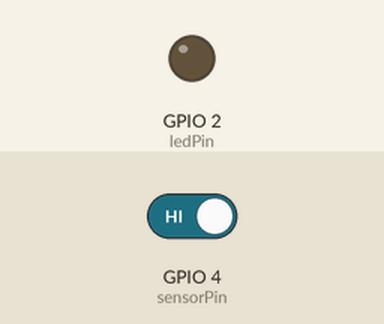
A sketch run on a simulated ESP32. Parts: output pins drawn as LEDs (lit = HIGH). Inputs (shaded band) come from the test bench; at power-on: GPIO 4 (sensorPin) HIGH. WiFi joins after 1.5 s; servers stay silent unless stated.

Above: at 2.7 s.
2.8 s: GPIO 4 (sensorPin) driven LOW
At 3.12 s:
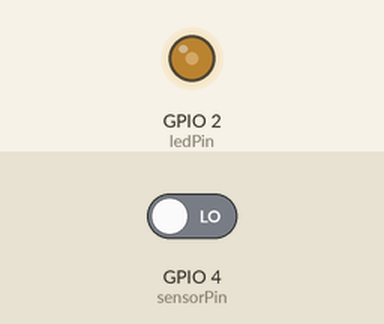
At 4.72 s:
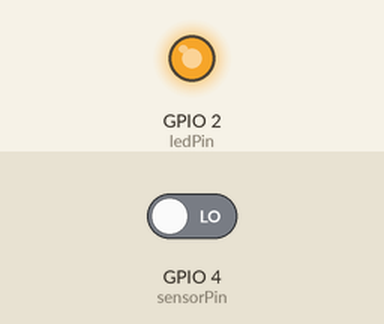
Timing chart, 0 to 11.8 s (numbered marks = the images above; inputs shaded):
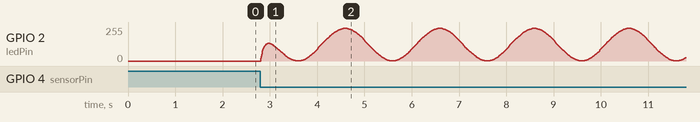

The sketch:

ota_led_pwm.ino
```cpp
// === OTA Infrastruktur (bitte nicht ändern) ===
#include <WiFi.h>
#include <ArduinoOTA.h>

const char* ssid = "WIFI-Name";
const char* password = "wifi-password";
const char* otapass = "ota-password";

void ota_setup() {
  Serial.begin(115200);
  WiFi.begin(ssid, password);
  while (WiFi.status() != WL_CONNECTED) delay(500);
  ArduinoOTA.setPassword(otapass);
  ArduinoOTA.begin();
  pinMode(2, OUTPUT);   // LED
  pinMode(4, INPUT);    // Lichtsensor
}

// === Dein Projekt beginnt hier ===

#include <math.h>

int pwmWert = 0;
const int sensorPin = 4;
const int ledPin = 2;

void setup() {
  ota_setup();
  pinMode(sensorPin, INPUT);
  pinMode(ledPin, OUTPUT);
}

void loop() {
  ArduinoOTA.handle();

  bool istDunkel = digitalRead(sensorPin) == LOW;
  int ziel = istDunkel ? sinusPWM() : 0;

  // Sanfte Annäherung: Gewichtung alt/neu (Mittelung)
  pwmWert = pwmWert * 0.9 + ziel * 0.1;

  analogWrite(ledPin, pwmWert);
  delay(10);
}

int sinusPWM() {
  float phase = millis() / 2000.0 * 2 * PI;
  float sinusWert = (sin(phase) + 1.0) / 2.0;
  return int(sinusWert * 255);
}
```
